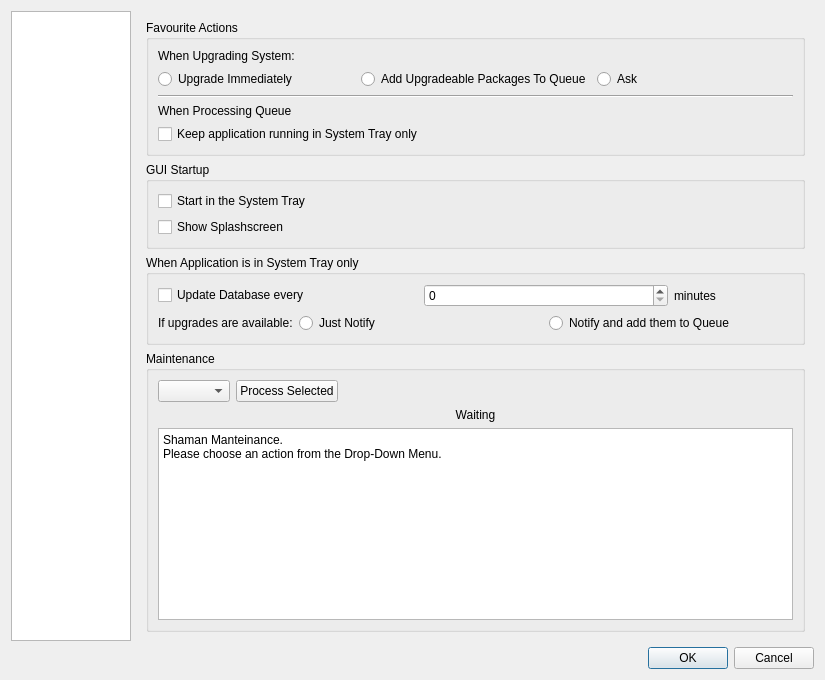
<ui version="4.0" >
 <class>ConfigDialog</class>
 <widget class="QDialog" name="ConfigDialog" >
  <property name="geometry" >
   <rect>
    <x>0</x>
    <y>0</y>
    <width>825</width>
    <height>607</height>
   </rect>
  </property>
  <property name="windowTitle" >
   <string>Shaman - Configuration</string>
  </property>
  <property name="windowIcon" >
   <iconset resource="qtpacman.qrc" >:/Icons/icons/shaman/shaman-32.png</iconset>
  </property>
  <layout class="QGridLayout" >
   <item row="0" column="0" >
    <widget class="QListWidget" name="listWidget" >
     <property name="sizePolicy" >
      <sizepolicy vsizetype="Minimum" hsizetype="Fixed" >
       <horstretch>0</horstretch>
       <verstretch>0</verstretch>
      </sizepolicy>
     </property>
     <property name="maximumSize" >
      <size>
       <width>120</width>
       <height>16777215</height>
      </size>
     </property>
     <property name="horizontalScrollBarPolicy" >
      <enum>Qt::ScrollBarAlwaysOff</enum>
     </property>
     <property name="dragDropMode" >
      <enum>QAbstractItemView::NoDragDrop</enum>
     </property>
     <property name="selectionBehavior" >
      <enum>QAbstractItemView::SelectRows</enum>
     </property>
     <property name="movement" >
      <enum>QListView::Static</enum>
     </property>
     <property name="isWrapping" stdset="0" >
      <bool>true</bool>
     </property>
     <property name="layoutMode" >
      <enum>QListView::SinglePass</enum>
     </property>
     <property name="spacing" >
      <number>12</number>
     </property>
     <property name="viewMode" >
      <enum>QListView::IconMode</enum>
     </property>
     <property name="uniformItemSizes" >
      <bool>true</bool>
     </property>
    </widget>
   </item>
   <item row="2" column="0" colspan="2" >
    <widget class="QDialogButtonBox" name="buttonBox" >
     <property name="orientation" >
      <enum>Qt::Horizontal</enum>
     </property>
     <property name="standardButtons" >
      <set>QDialogButtonBox::Cancel|QDialogButtonBox::NoButton|QDialogButtonBox::Ok</set>
     </property>
    </widget>
   </item>
   <item row="0" column="1" >
    <widget class="QStackedWidget" name="stackedWidget" >
     <property name="sizePolicy" >
      <sizepolicy vsizetype="Minimum" hsizetype="Minimum" >
       <horstretch>0</horstretch>
       <verstretch>0</verstretch>
      </sizepolicy>
     </property>
     <property name="currentIndex" >
      <number>0</number>
     </property>
     <widget class="QWidget" name="Seite" >
      <layout class="QGridLayout" >
       <item row="0" column="0" >
        <widget class="QGroupBox" name="groupBox_5" >
         <property name="title" >
          <string>Favourite Actions</string>
         </property>
         <property name="alignment" >
          <set>Qt::AlignLeading</set>
         </property>
         <layout class="QGridLayout" >
          <item row="0" column="0" >
           <widget class="QLabel" name="label_7" >
            <property name="text" >
             <string>When Upgrading System:</string>
            </property>
           </widget>
          </item>
          <item row="1" column="0" >
           <layout class="QHBoxLayout" >
            <item>
             <widget class="QRadioButton" name="upNowRadio" >
              <property name="text" >
               <string>Upgrade Immediately</string>
              </property>
             </widget>
            </item>
            <item>
             <widget class="QRadioButton" name="addUpRadio" >
              <property name="text" >
               <string>Add Upgradeable Packages To Queue</string>
              </property>
             </widget>
            </item>
            <item>
             <widget class="QRadioButton" name="askUpRadio" >
              <property name="text" >
               <string>Ask</string>
              </property>
             </widget>
            </item>
           </layout>
          </item>
          <item row="2" column="0" >
           <widget class="Line" name="line" >
            <property name="orientation" >
             <enum>Qt::Horizontal</enum>
            </property>
           </widget>
          </item>
          <item row="3" column="0" >
           <widget class="QLabel" name="label_8" >
            <property name="text" >
             <string>When Processing Queue</string>
            </property>
           </widget>
          </item>
          <item row="4" column="0" >
           <widget class="QCheckBox" name="keepQueueTrayBox" >
            <property name="text" >
             <string>Keep application running in System Tray only</string>
            </property>
           </widget>
          </item>
         </layout>
        </widget>
       </item>
       <item row="1" column="0" >
        <widget class="QGroupBox" name="groupBox_6" >
         <property name="title" >
          <string>GUI Startup</string>
         </property>
         <layout class="QGridLayout" >
          <item row="0" column="0" >
           <widget class="QCheckBox" name="startTrayBox" >
            <property name="text" >
             <string>Start in the System Tray</string>
            </property>
           </widget>
          </item>
          <item row="1" column="0" >
           <widget class="QCheckBox" name="splashScreenBox" >
            <property name="text" >
             <string>Show Splashscreen</string>
            </property>
           </widget>
          </item>
         </layout>
        </widget>
       </item>
       <item row="2" column="0" >
        <widget class="QGroupBox" name="groupBox_11" >
         <property name="title" >
          <string>When Application is in System Tray only</string>
         </property>
         <layout class="QGridLayout" >
          <item row="0" column="0" colspan="2" >
           <widget class="QCheckBox" name="updateDbTrayBox" >
            <property name="text" >
             <string>Update Database every</string>
            </property>
           </widget>
          </item>
          <item row="0" column="2" colspan="2" >
           <widget class="QSpinBox" name="minutesSpin" >
            <property name="enabled" >
             <bool>true</bool>
            </property>
           </widget>
          </item>
          <item row="0" column="4" >
           <widget class="QLabel" name="label_16" >
            <property name="text" >
             <string>minutes</string>
            </property>
           </widget>
          </item>
          <item row="1" column="0" >
           <widget class="QLabel" name="label_17" >
            <property name="text" >
             <string>If upgrades are available:</string>
            </property>
           </widget>
          </item>
          <item row="1" column="1" colspan="2" >
           <widget class="QRadioButton" name="upNotifyRadio" >
            <property name="text" >
             <string>Just Notify</string>
            </property>
           </widget>
          </item>
          <item row="1" column="3" colspan="2" >
           <widget class="QRadioButton" name="upNotifyAddRadio" >
            <property name="text" >
             <string>Notify and add them to Queue</string>
            </property>
           </widget>
          </item>
         </layout>
        </widget>
       </item>
       <item row="3" column="0" >
        <widget class="QGroupBox" name="groupBox" >
         <property name="title" >
          <string>Maintenance</string>
         </property>
         <layout class="QGridLayout" >
          <item row="0" column="0" >
           <layout class="QVBoxLayout" >
            <item>
             <layout class="QHBoxLayout" >
              <item>
               <widget class="QComboBox" name="mantActionBox" />
              </item>
              <item>
               <widget class="QPushButton" name="mantProcessButton" >
                <property name="text" >
                 <string>Process Selected</string>
                </property>
               </widget>
              </item>
              <item>
               <spacer>
                <property name="orientation" >
                 <enum>Qt::Horizontal</enum>
                </property>
                <property name="sizeHint" >
                 <size>
                  <width>40</width>
                  <height>20</height>
                 </size>
                </property>
               </spacer>
              </item>
             </layout>
            </item>
            <item>
             <layout class="QHBoxLayout" >
              <item>
               <widget class="QLabel" name="statusLabel" >
                <property name="text" >
                 <string comment="Waiting for a user action" >Waiting</string>
                </property>
                <property name="alignment" >
                 <set>Qt::AlignCenter</set>
                </property>
               </widget>
              </item>
             </layout>
            </item>
            <item>
             <widget class="QTextEdit" name="mantDetails" >
              <property name="sizePolicy" >
               <sizepolicy vsizetype="Maximum" hsizetype="Preferred" >
                <horstretch>0</horstretch>
                <verstretch>0</verstretch>
               </sizepolicy>
              </property>
              <property name="html" >
               <string>&lt;html>&lt;head>&lt;meta name="qrichtext" content="1" />&lt;style type="text/css">
p, li { white-space: pre-wrap; }
&lt;/style>&lt;/head>&lt;body style=" font-family:'Sans Serif'; font-size:10pt; font-weight:400; font-style:normal;">
&lt;p style=" margin-top:0px; margin-bottom:0px; margin-left:0px; margin-right:0px; -qt-block-indent:0; text-indent:0px; font-family:'Liberation Sans'; font-size:9pt;">Shaman Manteinance.&lt;/p>
&lt;p style=" margin-top:0px; margin-bottom:0px; margin-left:0px; margin-right:0px; -qt-block-indent:0; text-indent:0px; font-family:'Liberation Sans'; font-size:9pt;">Please choose an action from the Drop-Down Menu.&lt;/p>&lt;/body>&lt;/html></string>
              </property>
             </widget>
            </item>
           </layout>
          </item>
         </layout>
        </widget>
       </item>
      </layout>
     </widget>
     <widget class="QWidget" name="Seite_2" >
      <layout class="QGridLayout" >
       <item row="0" column="0" >
        <widget class="QGroupBox" name="groupBox_2" >
         <property name="sizePolicy" >
          <sizepolicy vsizetype="Preferred" hsizetype="Preferred" >
           <horstretch>0</horstretch>
           <verstretch>0</verstretch>
          </sizepolicy>
         </property>
         <property name="title" >
          <string>Checkable Options</string>
         </property>
         <layout class="QGridLayout" >
          <item row="0" column="0" >
           <widget class="QCheckBox" name="noPassiveFtpBox" >
            <property name="text" >
             <string>Use Active FTP</string>
            </property>
           </widget>
          </item>
          <item row="1" column="0" >
           <widget class="QCheckBox" name="useDeltaBox" >
            <property name="text" >
             <string>Use Deltas (needs xdelta to be installed)</string>
            </property>
           </widget>
          </item>
         </layout>
        </widget>
       </item>
       <item row="1" column="0" >
        <widget class="QGroupBox" name="groupBox_3" >
         <property name="title" >
          <string>Advanced Options</string>
         </property>
         <layout class="QGridLayout" >
          <item row="0" column="0" >
           <layout class="QVBoxLayout" >
            <item>
             <layout class="QGridLayout" >
              <item row="0" column="0" >
               <widget class="QLabel" name="label" >
                <property name="text" >
                 <string>HoldPkgs:</string>
                </property>
               </widget>
              </item>
              <item row="0" column="1" >
               <widget class="QLineEdit" name="holdPkgLine" />
              </item>
              <item row="1" column="0" >
               <widget class="QLabel" name="label_2" >
                <property name="text" >
                 <string>IgnorePkgs:</string>
                </property>
               </widget>
              </item>
              <item row="1" column="1" >
               <widget class="QLineEdit" name="ignorePkgLine" />
              </item>
              <item row="2" column="0" >
               <widget class="QLabel" name="label_3" >
                <property name="text" >
                 <string>IgnoreGroups:</string>
                </property>
               </widget>
              </item>
              <item row="2" column="1" >
               <widget class="QLineEdit" name="ignoreGrpsLine" />
              </item>
              <item row="3" column="0" >
               <widget class="QLabel" name="label_4" >
                <property name="text" >
                 <string>NoUpgrade:</string>
                </property>
               </widget>
              </item>
              <item row="3" column="1" >
               <widget class="QLineEdit" name="noUpgradeLine" />
              </item>
              <item row="4" column="0" >
               <widget class="QLabel" name="label_5" >
                <property name="text" >
                 <string>NoExtract:</string>
                </property>
               </widget>
              </item>
              <item row="4" column="1" >
               <widget class="QLineEdit" name="noExtractLine" />
              </item>
             </layout>
            </item>
            <item>
             <layout class="QVBoxLayout" >
              <item>
               <widget class="QLabel" name="label_6" >
                <property name="text" >
                 <string>XFerCommand: (example: /path/to/command %u) Blank for Default</string>
                </property>
               </widget>
              </item>
              <item>
               <widget class="QLineEdit" name="xFerCommandLine" />
              </item>
             </layout>
            </item>
           </layout>
          </item>
         </layout>
        </widget>
       </item>
       <item row="2" column="0" >
        <spacer>
         <property name="orientation" >
          <enum>Qt::Vertical</enum>
         </property>
         <property name="sizeHint" >
          <size>
           <width>20</width>
           <height>40</height>
          </size>
         </property>
        </spacer>
       </item>
      </layout>
     </widget>
     <widget class="QWidget" name="page" >
      <layout class="QGridLayout" >
       <item row="1" column="0" >
        <widget class="QTabWidget" name="repoTab" >
         <property name="currentIndex" >
          <number>0</number>
         </property>
         <widget class="QWidget" name="officialTab" >
          <attribute name="title" >
           <string>Arch Linux Official Repositories</string>
          </attribute>
          <layout class="QGridLayout" >
           <item row="1" column="0" >
            <layout class="QVBoxLayout" >
             <item>
              <widget class="QLabel" name="officialLabel" >
               <property name="text" >
                <string>Here you can choose what repositories to use between Arch Linux's official ones.
Please note that packages from Unstable and Testing may break your system.</string>
               </property>
              </widget>
             </item>
             <item>
              <widget class="QCheckBox" name="coreBox" >
               <property name="text" >
                <string comment="Do not translate" >Core</string>
               </property>
              </widget>
             </item>
             <item>
              <widget class="QCheckBox" name="extraBox" >
               <property name="text" >
                <string comment="Do not translate" >Extra</string>
               </property>
              </widget>
             </item>
             <item>
              <widget class="QCheckBox" name="communityBox" >
               <property name="text" >
                <string comment="Do not translate" >Community</string>
               </property>
              </widget>
             </item>
             <item>
              <widget class="QCheckBox" name="testingBox" >
               <property name="text" >
                <string comment="Do not translate" >Testing</string>
               </property>
              </widget>
             </item>
             <item>
              <widget class="QCheckBox" name="unstableBox" >
               <property name="text" >
                <string comment="Do not translate" >Unstable</string>
               </property>
              </widget>
             </item>
             <item>
              <spacer>
               <property name="orientation" >
                <enum>Qt::Vertical</enum>
               </property>
               <property name="sizeHint" >
                <size>
                 <width>20</width>
                 <height>40</height>
                </size>
               </property>
              </spacer>
             </item>
            </layout>
           </item>
           <item row="2" column="0" >
            <widget class="QGroupBox" name="groupBox_4" >
             <property name="title" >
              <string>Server</string>
             </property>
             <layout class="QGridLayout" >
              <item row="0" column="0" >
               <widget class="QLabel" name="mirrorLabel" >
                <property name="text" >
                 <string>Mirror:</string>
                </property>
               </widget>
              </item>
              <item row="0" column="1" >
               <widget class="QComboBox" name="mirrorBox" />
              </item>
              <item row="2" column="1" >
               <layout class="QHBoxLayout" >
                <item>
                 <widget class="QLineEdit" name="addMirrorLine" />
                </item>
                <item>
                 <widget class="QPushButton" name="addMirrorButton" >
                  <property name="text" >
                   <string>Add Mirror</string>
                  </property>
                 </widget>
                </item>
               </layout>
              </item>
             </layout>
            </widget>
           </item>
          </layout>
         </widget>
         <widget class="QWidget" name="KDEModTab" >
          <attribute name="title" >
           <string>KDEMod Repositories</string>
          </attribute>
          <layout class="QGridLayout" >
           <item row="0" column="0" >
            <layout class="QVBoxLayout" >
             <item>
              <widget class="QLabel" name="KDEModLabel" >
               <property name="text" >
                <string>KDEMod is an improved version of KDE, an Arch Linux exclusive. Featuring an 
improved Qt build, compatible with Arch Linux standard Qt's, an improved theme,
and lots of addons, KDEMod is the best way to taste the ease and the power
of KDE with the simplicity and the power of Arch.</string>
               </property>
              </widget>
             </item>
             <item>
              <widget class="QCheckBox" name="KDEMod3Box" >
               <property name="text" >
                <string>KDEMod 3 Repository</string>
               </property>
              </widget>
             </item>
             <item>
              <widget class="QCheckBox" name="KDEMod4Box" >
               <property name="text" >
                <string>KDEMod 4 Repository (Unstable, testers only)</string>
               </property>
              </widget>
             </item>
             <item>
              <spacer>
               <property name="orientation" >
                <enum>Qt::Vertical</enum>
               </property>
               <property name="sizeHint" >
                <size>
                 <width>20</width>
                 <height>40</height>
                </size>
               </property>
              </spacer>
             </item>
            </layout>
           </item>
          </layout>
         </widget>
         <widget class="QWidget" name="thirdPartyTab" >
          <attribute name="title" >
           <string>Third-Party Repositories</string>
          </attribute>
          <layout class="QGridLayout" >
           <item row="0" column="0" >
            <layout class="QVBoxLayout" >
             <item>
              <widget class="QLabel" name="thirdPartyLabel" >
               <property name="text" >
                <string>You can extend your packages choice by adding other repositories. Third-Party 
Repositories act just as normal ones, and will be accessible through both Shaman
and Pacman.</string>
               </property>
              </widget>
             </item>
             <item>
              <widget class="QTreeWidget" name="thirdPartyWidget" >
               <property name="indentation" >
                <number>0</number>
               </property>
               <property name="itemsExpandable" >
                <bool>false</bool>
               </property>
               <column>
                <property name="text" >
                 <string>Repository</string>
                </property>
               </column>
               <column>
                <property name="text" >
                 <string>Server</string>
                </property>
               </column>
              </widget>
             </item>
             <item>
              <layout class="QHBoxLayout" >
               <item>
                <spacer>
                 <property name="orientation" >
                  <enum>Qt::Horizontal</enum>
                 </property>
                 <property name="sizeHint" >
                  <size>
                   <width>71</width>
                   <height>20</height>
                  </size>
                 </property>
                </spacer>
               </item>
               <item>
                <widget class="QPushButton" name="addThirdPartyButton" >
                 <property name="text" >
                  <string>Add New Repository</string>
                 </property>
                </widget>
               </item>
               <item>
                <widget class="QPushButton" name="editThirdPartyButton" >
                 <property name="text" >
                  <string>Edit Repository</string>
                 </property>
                </widget>
               </item>
               <item>
                <widget class="QPushButton" name="removeThirdPartyButton" >
                 <property name="text" >
                  <string>Remove Repository</string>
                 </property>
                </widget>
               </item>
              </layout>
             </item>
            </layout>
           </item>
          </layout>
         </widget>
        </widget>
       </item>
      </layout>
     </widget>
     <widget class="QWidget" name="Seite_3" >
      <layout class="QGridLayout" >
       <item row="0" column="0" >
        <widget class="QGroupBox" name="groupBox_9" >
         <property name="title" >
          <string>Preferences</string>
         </property>
         <layout class="QGridLayout" >
          <item row="0" column="0" >
           <widget class="QCheckBox" name="makeDepsSourceBox" >
            <property name="text" >
             <string>Process all dependencies and queue from binary first (recommended)</string>
            </property>
           </widget>
          </item>
          <item row="1" column="0" >
           <widget class="QCheckBox" name="reviewBuildOutBox" >
            <property name="text" >
             <string>Review Building output before installing</string>
            </property>
           </widget>
          </item>
         </layout>
        </widget>
       </item>
       <item row="1" column="0" >
        <widget class="QGroupBox" name="groupBox_7" >
         <property name="title" >
          <string>ABS Configuration</string>
         </property>
         <layout class="QGridLayout" >
          <item row="0" column="0" >
           <widget class="QRadioButton" name="useMatchSupRadio" >
            <property name="text" >
             <string>Use supfiles that match your current repositories</string>
            </property>
           </widget>
          </item>
          <item row="1" column="0" >
           <layout class="QHBoxLayout" >
            <item>
             <widget class="QRadioButton" name="useCustomSupRadio" >
              <property name="text" >
               <string>Define supfiles manually</string>
              </property>
             </widget>
            </item>
            <item>
             <widget class="QLineEdit" name="supEdit" />
            </item>
           </layout>
          </item>
         </layout>
        </widget>
       </item>
       <item row="2" column="0" >
        <widget class="QGroupBox" name="groupBox_8" >
         <property name="title" >
          <string>Makepkg Configuration</string>
         </property>
         <layout class="QGridLayout" >
          <item row="0" column="0" >
           <widget class="QLabel" name="label_9" >
            <property name="text" >
             <string>CFlags</string>
            </property>
           </widget>
          </item>
          <item row="0" column="1" >
           <widget class="QLineEdit" name="CFlagEdit" />
          </item>
          <item row="1" column="0" >
           <widget class="QLabel" name="label_10" >
            <property name="text" >
             <string>CXXFlags</string>
            </property>
           </widget>
          </item>
          <item row="1" column="1" >
           <widget class="QLineEdit" name="CXXFlagEdit" />
          </item>
          <item row="2" column="0" >
           <widget class="QLabel" name="label_11" >
            <property name="text" >
             <string>BuildEnv</string>
            </property>
           </widget>
          </item>
          <item row="2" column="1" >
           <widget class="QLineEdit" name="buildEnvEdit" />
          </item>
          <item row="3" column="0" >
           <widget class="QLabel" name="label_12" >
            <property name="text" >
             <string>Options</string>
            </property>
           </widget>
          </item>
          <item row="3" column="1" >
           <widget class="QLineEdit" name="optionsMkPkgEdit" />
          </item>
          <item row="4" column="0" >
           <widget class="QLabel" name="label_13" >
            <property name="text" >
             <string>Doc_Dirs</string>
            </property>
           </widget>
          </item>
          <item row="4" column="1" >
           <widget class="QLineEdit" name="docDirsEdit" />
          </item>
         </layout>
        </widget>
       </item>
       <item row="3" column="0" >
        <widget class="QGroupBox" name="groupBox_10" >
         <property name="title" >
          <string>Build Environment</string>
         </property>
         <layout class="QGridLayout" >
          <item row="0" column="0" >
           <layout class="QHBoxLayout" >
            <item>
             <widget class="QLabel" name="label_14" >
              <property name="text" >
               <string>Building Path</string>
              </property>
             </widget>
            </item>
            <item>
             <widget class="QLineEdit" name="buildPathEdit" />
            </item>
           </layout>
          </item>
          <item row="1" column="0" >
           <widget class="QCheckBox" name="cleanMakeDepsBox" >
            <property name="text" >
             <string>Remove installed makedepends after build</string>
            </property>
           </widget>
          </item>
          <item row="2" column="0" >
           <widget class="QCheckBox" name="cleanBuildEnvBox" >
            <property name="text" >
             <string>Clean Build Environment after installation</string>
            </property>
           </widget>
          </item>
         </layout>
        </widget>
       </item>
      </layout>
     </widget>
    </widget>
   </item>
  </layout>
 </widget>
 <resources>
  <include location="qtpacman.qrc" />
 </resources>
 <connections>
  <connection>
   <sender>buttonBox</sender>
   <signal>accepted()</signal>
   <receiver>ConfigDialog</receiver>
   <slot>accept()</slot>
   <hints>
    <hint type="sourcelabel" >
     <x>248</x>
     <y>254</y>
    </hint>
    <hint type="destinationlabel" >
     <x>157</x>
     <y>274</y>
    </hint>
   </hints>
  </connection>
  <connection>
   <sender>buttonBox</sender>
   <signal>rejected()</signal>
   <receiver>ConfigDialog</receiver>
   <slot>reject()</slot>
   <hints>
    <hint type="sourcelabel" >
     <x>316</x>
     <y>260</y>
    </hint>
    <hint type="destinationlabel" >
     <x>286</x>
     <y>274</y>
    </hint>
   </hints>
  </connection>
 </connections>
</ui>
